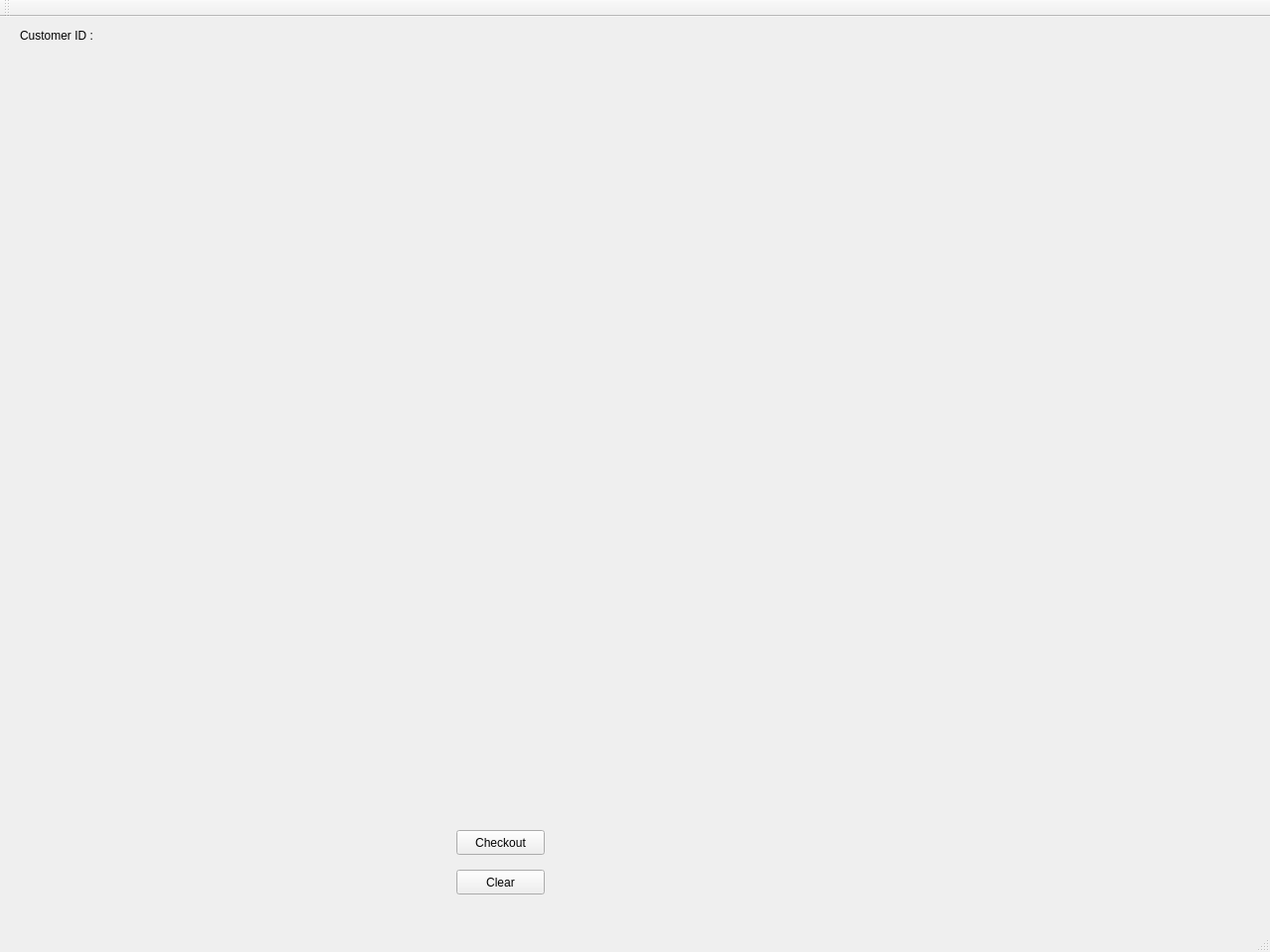
<?xml version="1.0" encoding="UTF-8"?>
<ui version="4.0">
 <class>MainWindow</class>
 <widget class="QMainWindow" name="MainWindow">
  <property name="geometry">
   <rect>
    <x>0</x>
    <y>0</y>
    <width>1280</width>
    <height>960</height>
   </rect>
  </property>
  <property name="windowTitle">
   <string>MainWindow</string>
  </property>
  <widget class="QWidget" name="centralWidget">
   <widget class="ProductCard" name="card1" native="true">
    <property name="geometry">
     <rect>
      <x>60</x>
      <y>30</y>
      <width>200</width>
      <height>220</height>
     </rect>
    </property>
   </widget>
   <widget class="ProductCard" name="card2" native="true">
    <property name="geometry">
     <rect>
      <x>340</x>
      <y>30</y>
      <width>200</width>
      <height>220</height>
     </rect>
    </property>
   </widget>
   <widget class="ProductCard" name="card3" native="true">
    <property name="geometry">
     <rect>
      <x>60</x>
      <y>270</y>
      <width>200</width>
      <height>220</height>
     </rect>
    </property>
   </widget>
   <widget class="ProductCard" name="card4" native="true">
    <property name="geometry">
     <rect>
      <x>340</x>
      <y>270</y>
      <width>200</width>
      <height>220</height>
     </rect>
    </property>
   </widget>
   <widget class="ProductCard" name="card5" native="true">
    <property name="geometry">
     <rect>
      <x>60</x>
      <y>510</y>
      <width>200</width>
      <height>220</height>
     </rect>
    </property>
   </widget>
   <widget class="ProductCard" name="card6" native="true">
    <property name="geometry">
     <rect>
      <x>340</x>
      <y>510</y>
      <width>200</width>
      <height>220</height>
     </rect>
    </property>
   </widget>
   <widget class="LoginWindow" name="loginWindow" native="true">
    <property name="geometry">
     <rect>
      <x>640</x>
      <y>0</y>
      <width>640</width>
      <height>960</height>
     </rect>
    </property>
   </widget>
   <widget class="QLabel" name="debugbox">
    <property name="geometry">
     <rect>
      <x>20</x>
      <y>260</y>
      <width>521</width>
      <height>41</height>
     </rect>
    </property>
    <property name="text">
     <string/>
    </property>
   </widget>
   <widget class="QLabel" name="text_1">
    <property name="geometry">
     <rect>
      <x>20</x>
      <y>10</y>
      <width>101</width>
      <height>17</height>
     </rect>
    </property>
    <property name="text">
     <string>Customer ID : </string>
    </property>
   </widget>
   <widget class="QLabel" name="customerIdBox">
    <property name="geometry">
     <rect>
      <x>120</x>
      <y>0</y>
      <width>141</width>
      <height>17</height>
     </rect>
    </property>
    <property name="text">
     <string/>
    </property>
   </widget>
   <widget class="RecommendationWindow" name="recommendationWindow" native="true">
    <property name="geometry">
     <rect>
      <x>640</x>
      <y>0</y>
      <width>640</width>
      <height>960</height>
     </rect>
    </property>
   </widget>
   <widget class="OrderList" name="orderList" native="true">
    <property name="geometry">
     <rect>
      <x>30</x>
      <y>750</y>
      <width>581</width>
      <height>141</height>
     </rect>
    </property>
   </widget>
   <widget class="QPushButton" name="checkoutButton">
    <property name="geometry">
     <rect>
      <x>460</x>
      <y>820</y>
      <width>89</width>
      <height>25</height>
     </rect>
    </property>
    <property name="text">
     <string>Checkout</string>
    </property>
   </widget>
   <widget class="QPushButton" name="clearCartButton">
    <property name="geometry">
     <rect>
      <x>460</x>
      <y>860</y>
      <width>89</width>
      <height>25</height>
     </rect>
    </property>
    <property name="text">
     <string>Clear</string>
    </property>
   </widget>
   <zorder>card1</zorder>
   <zorder>card2</zorder>
   <zorder>card3</zorder>
   <zorder>card4</zorder>
   <zorder>card5</zorder>
   <zorder>card6</zorder>
   <zorder>debugbox</zorder>
   <zorder>text_1</zorder>
   <zorder>customerIdBox</zorder>
   <zorder>recommendationWindow</zorder>
   <zorder>loginWindow</zorder>
   <zorder>orderList</zorder>
   <zorder>checkoutButton</zorder>
   <zorder>clearCartButton</zorder>
  </widget>
  <widget class="QMenuBar" name="menuBar">
   <property name="geometry">
    <rect>
     <x>0</x>
     <y>0</y>
     <width>1280</width>
     <height>22</height>
    </rect>
   </property>
  </widget>
  <widget class="QToolBar" name="mainToolBar">
   <attribute name="toolBarArea">
    <enum>TopToolBarArea</enum>
   </attribute>
   <attribute name="toolBarBreak">
    <bool>false</bool>
   </attribute>
  </widget>
  <widget class="QStatusBar" name="statusBar"/>
 </widget>
 <layoutdefault spacing="6" margin="11"/>
 <customwidgets>
  <customwidget>
   <class>ProductCard</class>
   <extends>QWidget</extends>
   <header>productcard.h</header>
   <container>1</container>
  </customwidget>
  <customwidget>
   <class>LoginWindow</class>
   <extends>QWidget</extends>
   <header>loginwindow.h</header>
   <container>1</container>
  </customwidget>
  <customwidget>
   <class>RecommendationWindow</class>
   <extends>QWidget</extends>
   <header>recommendationwindow.h</header>
   <container>1</container>
  </customwidget>
  <customwidget>
   <class>OrderList</class>
   <extends>QWidget</extends>
   <header>orderlist.h</header>
   <container>1</container>
  </customwidget>
 </customwidgets>
 <resources/>
 <connections/>
</ui>
